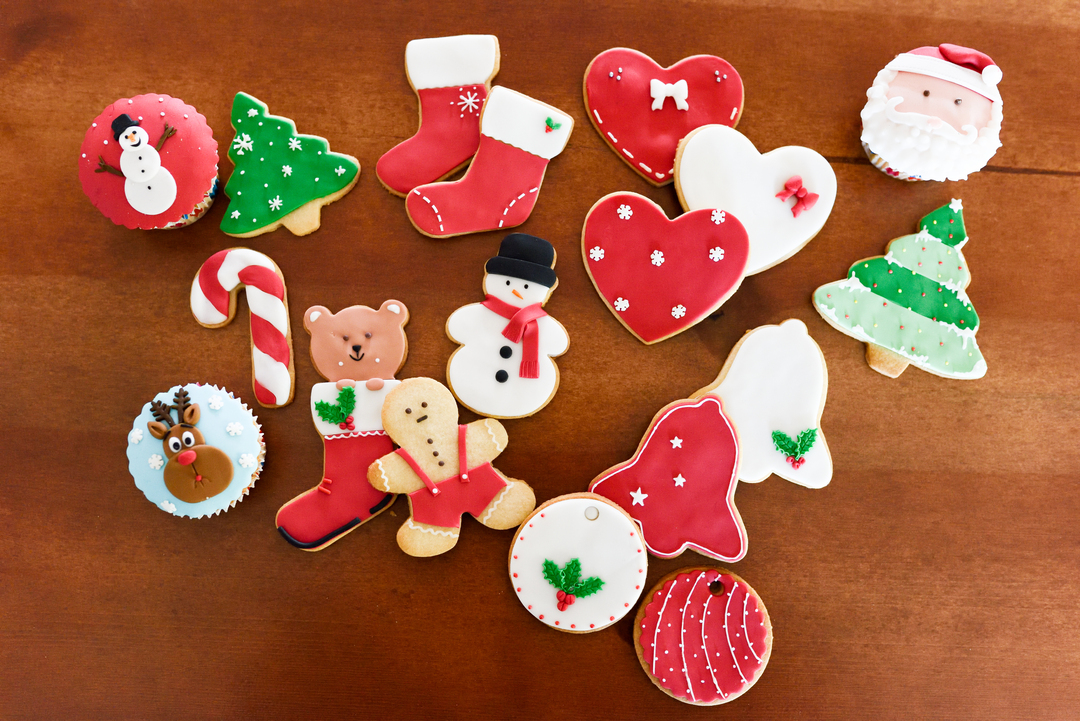
#> input picture 1.jpg, 1080 x 721 px
$ python 1.py
#> lines starting #> are read from the running program, lines starting #| are printed output that depends on the picture
import cv2
import numpy as np
from matplotlib import pyplot as plt

def load_image(image_path):
    """ Load an image from a file path. """
#> called with image_path = '1.jpg'
    image = cv2.imread(image_path, cv2.IMREAD_GRAYSCALE)
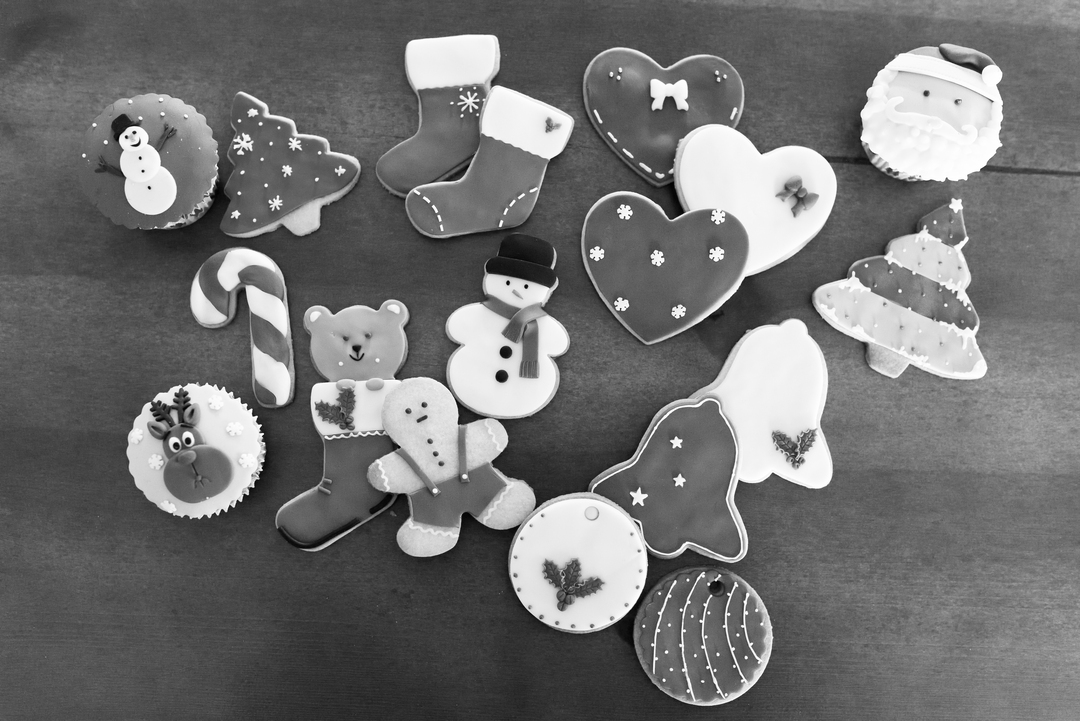
#> image: shape (721, 1080); min 0, max 255, mean 113.6
    if image is None:
        raise ValueError("Image not found or unable to load.")
    return image

def histogram_equalization(image):
    """ Apply histogram equalization to enhance contrast. """
    return cv2.equalizeHist(image)
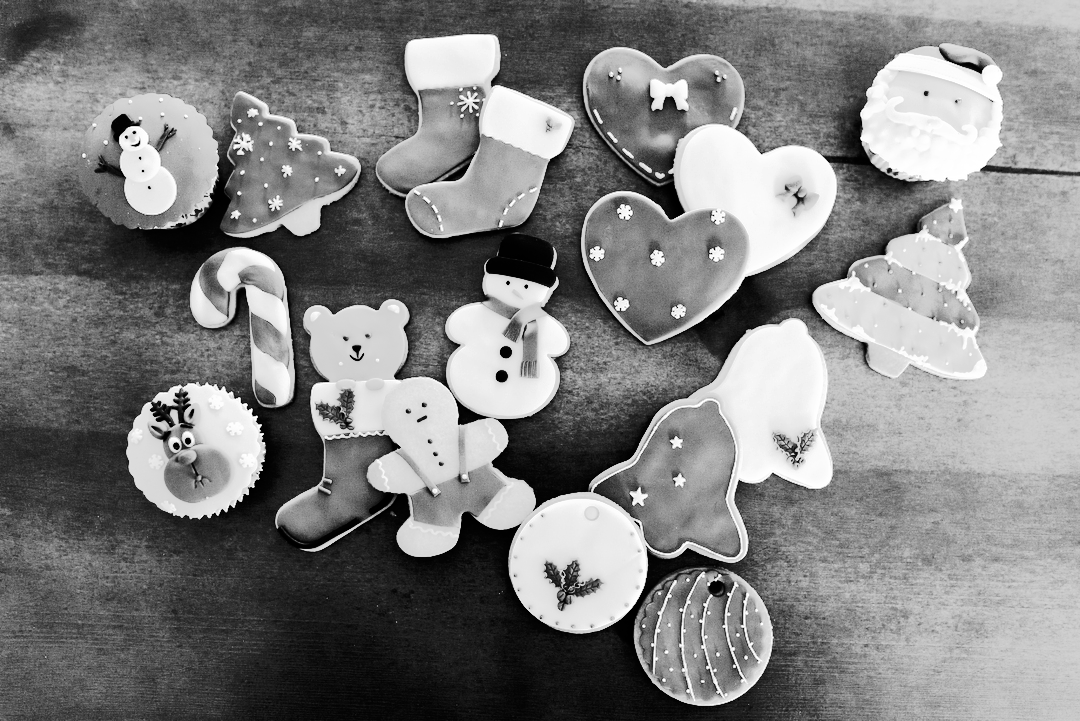
#> returned value: shape (721, 1080); min 0, max 255, mean 128.5

def median_filter(image, ksize=5):
    """ Apply median filter to reduce noise. """
#> called with ksize = 5
    return cv2.medianBlur(image, ksize)

def edge_detection(image):
    """ Apply Canny edge detection to highlight edges. """
    edges = cv2.Canny(image, 100, 200)
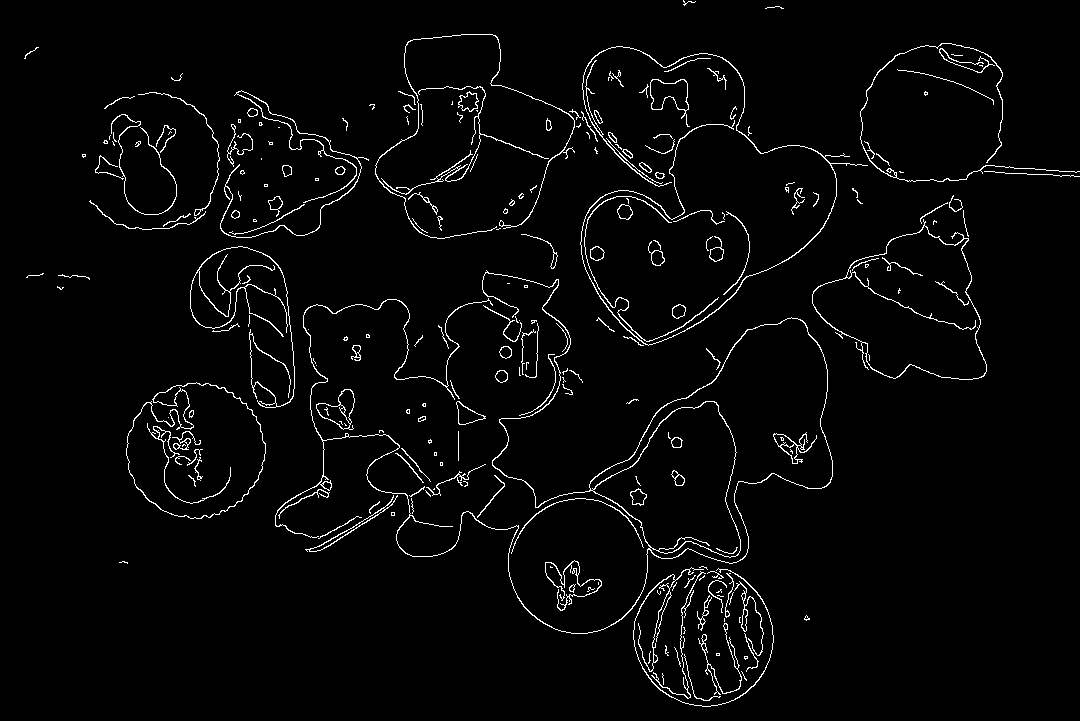
#> edges: shape (721, 1080); 2.8% white in thin lines or dots
    return edges

def plot_comparison(original, processed_images, titles):
    """ Plot the original and processed images for comparison. """
    plt.figure(figsize=(15, 5))

    plt.subplot(1, len(processed_images) + 1, 1)
    plt.imshow(original, cmap='gray')
    plt.title("Original Image")
    plt.axis('off')

    for i, (image, title) in enumerate(zip(processed_images, titles), start=2):
        plt.subplot(1, len(processed_images) + 1, i)
        plt.imshow(image, cmap='gray')
        plt.title(title)
        plt.axis('off')
#> this loop made 3 passes
#> title on passes 1 to 3: 'Histogram Equalization', 'Median Filter', 'Edge Detection'

    plt.show()
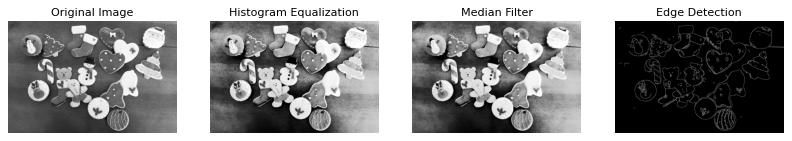
#> figure drawn by matplotlib, 4 panels

def main(image_path):
    original_image = load_image(image_path)

    # Step 1: Histogram Equalization
    hist_eq_image = histogram_equalization(original_image)

    # Step 2: Median Filter
    median_filtered_image = median_filter(hist_eq_image)

    # Step 3: Edge Detection
    edges_image = edge_detection(median_filtered_image)

    # Plot the comparison
    processed_images = [hist_eq_image, median_filtered_image, edges_image]
    titles = ["Histogram Equalization", "Median Filter", "Edge Detection"]
    plot_comparison(original_image, processed_images, titles)

if __name__ == "__main__":
    image_path = '1.jpg'  # Replace with your image path
    main(image_path)
